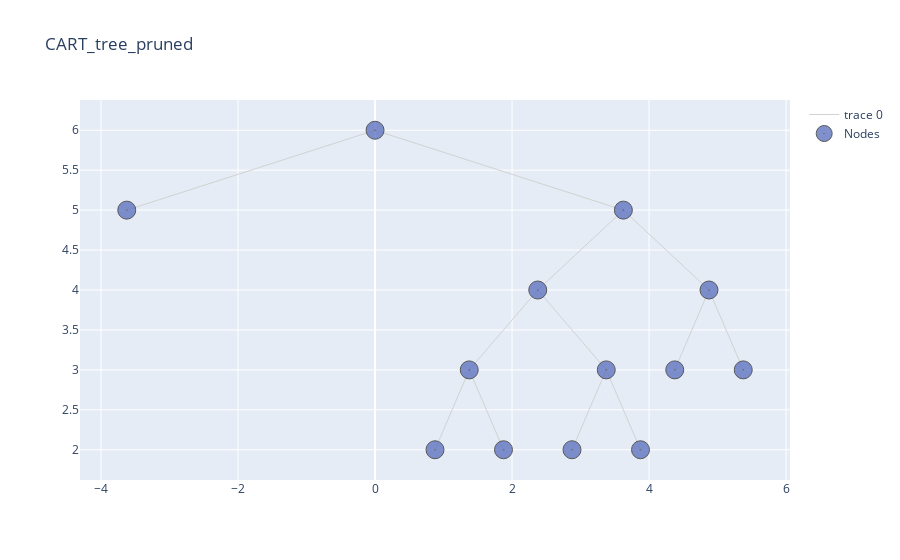

The notebook cell this image was saved under:
### Code cell
alpha, pruned_table = cart.pruning(features_test, n_features_test, y_test)
pruned_table.style.hide_index()

### Figure 1 — Plotly figure (JSON) as saved in the notebook; plotly's stock layout.template omitted (floating-point values rounded to 4 significant figures)
{"data": [{"hoverinfo": "none", "line": {"color": "rgb(210,210,210)", "width": 1}, "mode": "lines", "type": "scatter", "x": [0, -3.625, null, 0, 3.625, null, 3.625, 2.375, null, 3.625, 4.875, null, 2.375, 1.375, null, 2.375, 3.375, null, 4.875, 4.375, null, 4.875, 5.375, null, 1.375, 0.875, null, 1.375, 1.875, null, 3.375, 2.875, null, 3.375, 3.875, null], "y": [6, 5, null, 6, 5, null, 5, 4, null, 5, 4, null, 4, 3, null, 4, 3, null, 4, 3, null, 4, 3, null, 3, 2, null, 3, 2, null, 3, 2, null, 3, 2, null]}, {"hoverinfo": "text", "marker": {"color": "#6175c1", "line": {"color": "rgb(50,50,50)", "width": 1}, "size": 18, "symbol": "circle-dot"}, "mode": "markers", "name": "Nodes", "opacity": 0.8, "text": ["n2, None, Bin Value: 158.2, pearson : 3860.8, Samples : 5", "n25, None, Bin Value: 153.86, pearson : 1586.86, Samples : 7", "n26, None, Bin Value: 75, pearson : 1702, Samples : 6", "n1, Sales>0.91, Bin Value: 115.78, pearson : 155526.82, Samples : 280", "n3, Sales>9.95, Bin Value: 115.0, pearson : 142503.0, Samples : 275", "n6, Sales>7.52, Bin Value: 118.98, pearson : 95241.93, Samples : 223", "n12, CompPrice>148, Bin Value: 124.03, pearson : 52885.89, Samples : 141", "n24, Sales>3.42, Bin Value: 122.47, pearson : 44745.38, Samples : 134", "n13, CompPrice>98, Bin Value: 110.3, pearson : 32591.38, Samples : 82", "n27, Sales>9.39, Bin Value: 113.09, pearson : 22820.36, Samples : 76", "n7, CompPrice>113, Bin Value: 97.94, pearson : 28594.83, Samples : 52", "n14, Advertising>10, Bin Value: 74.5, pearson : 5987.0, Samples : 12", "n15, Sales>11.85, Bin Value: 104.97, pearson : 14034.97, Samples : 40"], "type": "scatter", "x": [-3.625, 1.875, 2.875, 0, 3.625, 2.375, 1.375, 0.875, 3.375, 3.875, 4.875, 4.375, 5.375], "y": [5, 2, 2, 6, 5, 4, 3, 2, 3, 2, 4, 3, 3]}], "layout": {"title": {"text": "CART_tree_pruned"}}}
